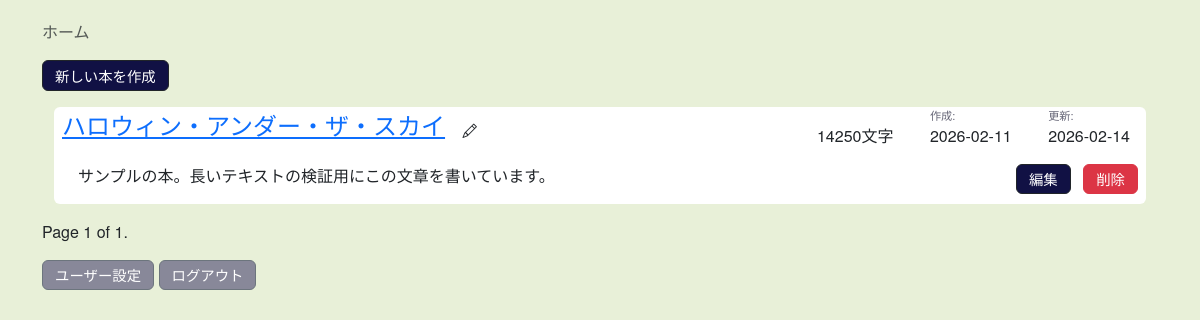
Before: /minamo/ (signed in) with the older database file.
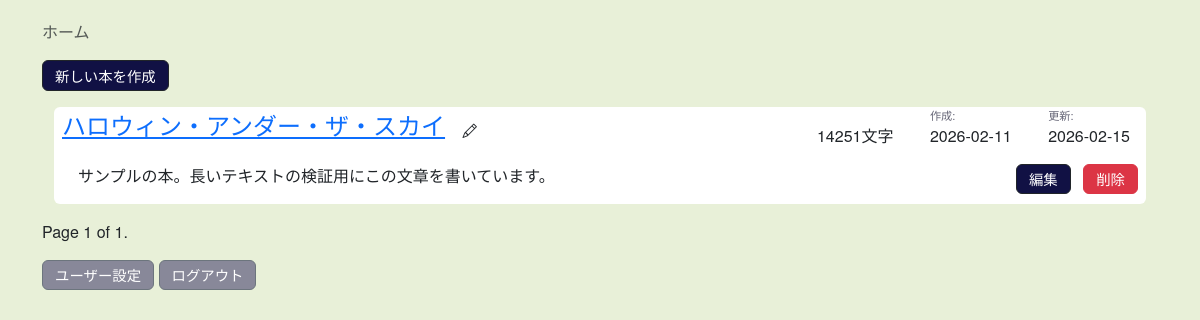
After: the same page with the newer database file.
### minamo/models.py (models this page shows, shortened)
class Book(models.Model):
    title = models.CharField(max_length=200)
    description = models.TextField(blank=True)
    length = models.IntegerField(default=0)
    next_chapter_order = models.IntegerField(default=1)
    author = models.ForeignKey(CustomUser, on_delete=models.CASCADE)
    created_date = models.DateField(default=timezone.now)
    updated_date = models.DateField(auto_now=True)

### minamo/views.py (the view)
# urls.py: path('', views.BookListView.as_view(), name='index'),
class BookListView(LoginRequiredMixin, ListView):
    model = Book
    template_name = 'minamo/index.html'
    context_object_name = 'books'
    ordering = ['-created_date']
    paginate_by = 10
    def get_queryset(self, **kwargs):
        queryset = super().get_queryset(**kwargs)
        return queryset.filter(author=self.request.user)
    def get_context_data(self, **kwargs):
        context = super().get_context_data(**kwargs)
        context['books_json'] = [{'id': book.id} for book in context['books']]
        return context

### minamo/templates/minamo/index.html (shortened to what this page needs)
{% extends "minamo/base.html" %}
{% load bootstrap4 %}
{% block content %}
{% if user.is_authenticated %}
<ol class="breadcrumb">
  <li class="breadcrumb-item active">ホーム</li>
</ol>
<a href="{% url 'minamo:new_book' %}" class="btn btn-dark mb-3">新しい本を作成</a>
<div class="container text-left">
    {% for book in books %}
    <div class="card border-0 mb-3">
        <div class="row">
            <div class="col-md-6">
                <a href="{% url 'minamo:book_detail' book.id %}" class="item-title ms-2" id="name{{ book.id }}">{{ book.title }}</a>
                <button id="rename{{ book.id }}" class="btn"><i class="bi bi-pencil"></i></button>
            </div>
            <div class="col-md-6 text-end">
                <div class="col-md-2 d-inline-block me-3"><p class="align-middle text-nowrap item-text">{{book.length}}文字</p></div>
                <div class="d-inline-block mx-3 text-start">
                    <p class="mb-0 item-subtext">作成:</p>
                    <p class="mb-0 text-nowrap item-text">{{ book.created_date|date:"Y-m-d" }}</p>
                </div>
                <div class="d-inline-block mx-3 text-start">
                    <p class="mb-0 item-subtext">更新:</p>
                    <p class="mb-0 text-nowrap item-text">{{ book.updated_date|date:"Y-m-d" }}</p>
                </div>
            </div>
        </div>
        <div class="row">
            <div class="col-md-9"><p class="item-text ms-4">{{ book.description }}</p></div>
            <div class="col-md-3 mb-2 text-end">
                <a href="{% url 'minamo:edit_book' book.id %}" class="btn btn-dark me-2">編集</a>
                <button class="btn btn-danger me-2" data-bs-toggle="modal" data-bs-target="#deleteModal{{ book.id }}">削除</button>
            </div>
        </div>
    </div>
    {% empty %}
    <div class="alert alert-light" role="alert">
        まだ本がありません。新しい本を作成して、執筆を始めましょう！
    </div>
    {% endfor %}
</div>
<div class="pagination">
    <div class="step-links">
        <span class="current">
            Page {{ page_obj.number }} of {{ page_obj.paginator.num_pages }}.
        </span>
    </div>
</div>
<a href="{% url 'minamo:settings' %}" class="btn btn-secondary mt-3">ユーザー設定</a>
<form action="{% url 'minamo:logout' %}" method="post" style="display: inline;">
    <button type="submit" class="btn btn-secondary mt-3">ログアウト</button>
</form>
{% endif %}
{% endblock %}

Changed rows visible on the page:
changed Book "ハロウィン・アンダー・ザ・スカイ": length "14250" → "14251"; updated_date "2026-02-14" → "2026-02-15"
